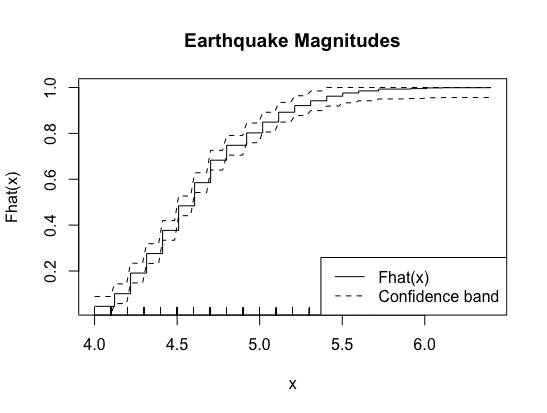

Reproduce this figure in R.
quakes <- read.table(file = "~/Documents/STAT_201_B/Homework/HW1/fijiquakes.dat.txt", header = TRUE)
x <- quakes$mag
xsample <- seq(min(x), max(x), length = 100) # Take 100 samples for x.
Fhat <- apply(outer(x, xsample, "<="), 2, mean) # Calculate the ECDF.
n <- length(x)
# Calculate L(x) and U(x).
epsilon_n <- sqrt(log(2/0.05)/(2*n))
L <- sapply(Fhat, FUN=function(x) max(x - epsilon_n, 0))
U <- sapply(Fhat, FUN=function(x) min(x + epsilon_n, 1))
# Plot the ECDF and a 95% confidence interval for F.
plot(xsample, Fhat, xlab = "x", ylab = "Fhat(x)", type = "s", main = "Earthquake Magnitudes")
rug(x)
lines(xsample, L, lty = 2)
lines(xsample, U, lty = 2)
legend("bottomright", legend = c("Fhat(x)", "Confidence band"), lty = 1:2)
